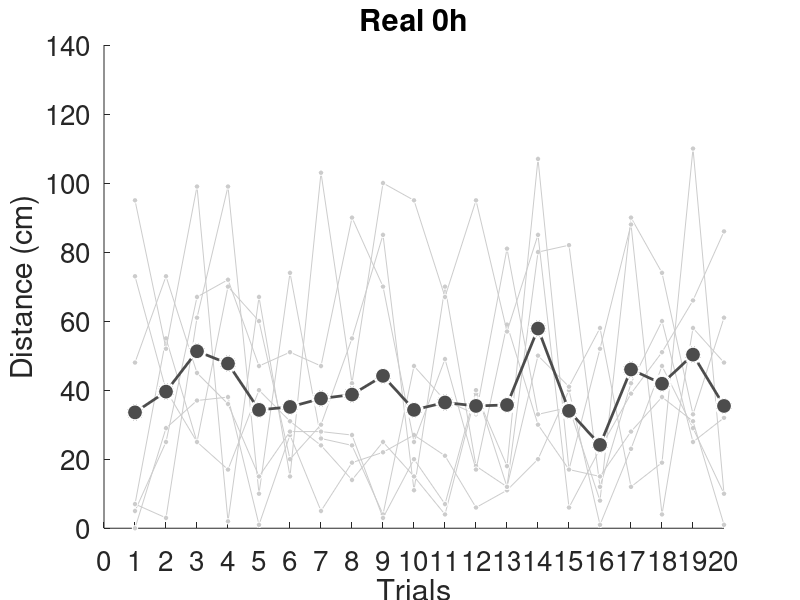
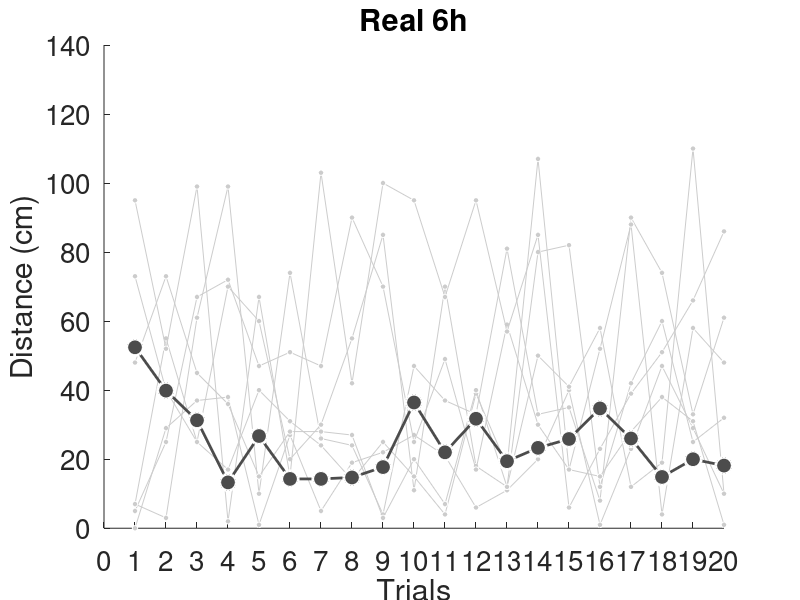
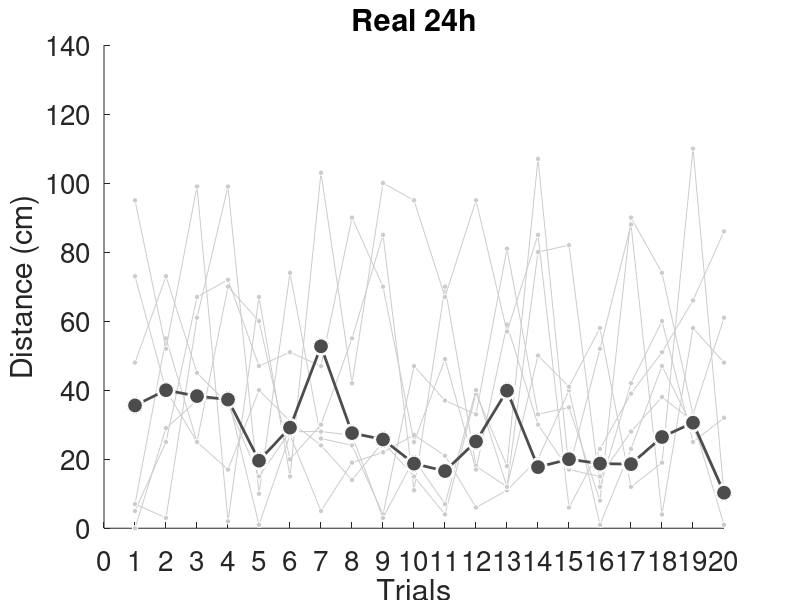

Write MATLAB code to recreate these figures, in order.
load('scores.mat')

REAL_0h_abs = abs(REAL_0h_diff);
REAL_6h_abs = abs(REAL_6h_diff);
REAL_24h_abs = abs(REAL_24h_diff);
REAL_0h_abs_each = mean(REAL_0h_abs, 2);
REAL_6h_abs_each = mean(REAL_6h_abs, 2);
REAL_24h_abs_each = mean(REAL_24h_abs, 2);

x = 1:20;

REAL_abs_each = [REAL_0h_abs_each, REAL_6h_abs_each, REAL_24h_abs_each];

for hour = 1:3
    time = '0h';
    REAL_abs = REAL_0h_abs;
    if hour == 2
        REAL_abs = REAL_6h_abs;
        time = '6h';
    elseif hour == 3
        REAL_abs = REAL_24h_abs;
        time = '24h';
    end

    figure('Position', [100 100 700 400]);
    title(['Real', ' ', time])
    for i = 1:REAL_number
        hold on
        y = REAL_0h_abs(:,i);
        plot(x, y', '-o', ...
        'MarkerSize', 4, ...
        'MarkerFaceColor', light_gray, ...
        'MarkerEdgeColor', white, ...
        'Color', light_gray)
    end

    hold on

    plot(x, REAL_abs_each(:,hour)', '-o', ...
        'LineWidth', 2, ...
        'MarkerSize', 12, ...
        'MarkerFaceColor', dark_gray, ...
        'MarkerEdgeColor', white, ...
        'Color', dark_gray)

    hold off

    xlabel('Trials')
    ylabel('Distance (cm)')
    ylim([0, 140])
    xticks(0:1:trial_number)
    h = gca;
    set(h, 'FontSize', 20)

    filePath = strcat('./data/figures/test_each_hour/REAL_', time, '_test');
    saveas(gcf, filePath,'epsc')
end
